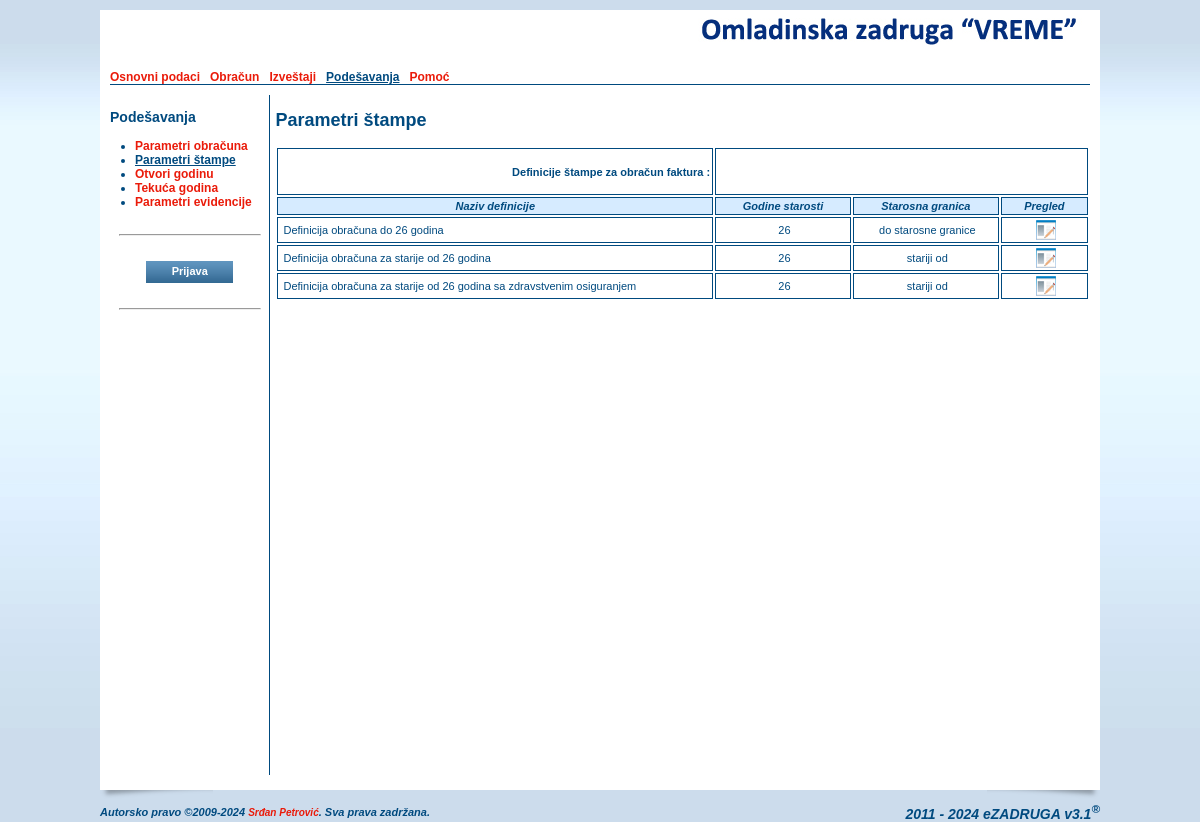
The app's page /parametarstampa.php with its own data.
### tables this page shows
CREATE TABLE IF NOT EXISTS `oszcooperative` (
  `ID` smallint(6) NOT NULL AUTO_INCREMENT,
  `name` varchar(255) NOT NULL,
  `short` varchar(50) NOT NULL,
  `shortest` varchar(25) NOT NULL,
  `address` varchar(255) DEFAULT NULL,
  `IDPlace` smallint(6) DEFAULT NULL,
  `phone` varchar(20) DEFAULT NULL,
  `mobile` varchar(20) DEFAULT NULL,
  `fax` varchar(20) DEFAULT NULL,
  `email` varchar(255) DEFAULT NULL,
  `url` varchar(255) DEFAULT NULL,
  `account` varchar(255) DEFAULT NULL,
  `reference` varchar(255) NOT NULL,
  `pib` varchar(20) DEFAULT NULL,
  `idnumber` varchar(20) DEFAULT NULL,
  `activity` varchar(20) NOT NULL,
  `currentyear` varchar(4) NOT NULL,
  `contracthours` tinyint(4) NOT NULL DEFAULT '0',
  `memberhours` tinyint(4) NOT NULL DEFAULT '0',
  `headimage` varchar(255) DEFAULT NULL,
  `pdfimage` varchar(255) DEFAULT NULL,
  PRIMARY KEY (`ID`),
  KEY `name` (`name`),
  KEY `IDPlace` (`IDPlace`)
);

CREATE TABLE IF NOT EXISTS `oszmenu` (
  `ID` smallint(6) NOT NULL AUTO_INCREMENT,
  `title` varchar(70) NOT NULL,
  `link` varchar(255) NOT NULL,
  `root` smallint(6) NOT NULL DEFAULT '0',
  `sort` tinyint(4) DEFAULT NULL,
  `sub_item` tinyint(4) NOT NULL DEFAULT '-1',
  `show_admin` tinyint(4) NOT NULL DEFAULT '0',
  PRIMARY KEY (`ID`),
  KEY `title` (`title`),
  KEY `root` (`root`),
  KEY `link` (`link`)
);

CREATE TABLE IF NOT EXISTS `oszinvoicerule` (
  `ID` int(11) NOT NULL AUTO_INCREMENT,
  `name` varchar(255) NOT NULL,
  `age` tinyint(4) NOT NULL,
  `agerule` varchar(2) NOT NULL,
  PRIMARY KEY (`ID`)
);

### include/c_session.php (called while the page is built, shortened)
<?php
class c_Session {
  public function _getTimeScale() {
    if (isset($_SESSION['_OSZ_TimeScale']))
      return (int) $_SESSION['_OSZ_TimeScale'];
    else {
      $query = mysql_query("SELECT * FROM OSZCooperative") or die(mysql_error());
      return (int) $_SESSION['_OSZ_TimeScale'];
    }
  }
}
?>

### parametarstampa.php (the view)
<?php
include_once('./header.php');
?>
              <h2><?=$GLOBALS["sectiontitle"];?></h2>
              <table cellpadding="2" cellspacing="2" border="0" class="table_browse" width="100%">
                <tr>
                  <td align="right"><h4>Definicije štampe za obračun faktura : </h4></td>
                  <td colspan="3">&nbsp;</td>
                </tr>
                <tr>
                  <th>Naziv definicije</th>
                  <th>Godine starosti</th>
                  <th>Starosna granica</th>
                  <th>Pregled</th>
                </tr>
<?
$query = mysql_query("SELECT * FROM oszinvoicerule") or die(mysql_error());
while ($res = mysql_fetch_array($query)) {
  $rules[] = array(
    "ID"      => $res["ID"],
    "name"    => $res["name"],
    "age"     => $res["age"],
    "agerule" => $res["agerule"]
  );
}
for ($i=0; $i < count($rules); $i++) {
  $res = $rules[$i];
 ?>
                <tr>
                  <td><?=$res["name"];?></td>
                  <td align="center"><?=$res["age"];?></td>
                  <td align="center"><?=$GLOBALS["invoicerule"][$res["agerule"]];?></td>
                  <td align="center"><a href="./parametarstampaunos.php?id=<?=$res["ID"];?>"><img src="./images/form/edit.jpg" alt="<?=$_LANG["sr"]["EDIT"];?>" title="<?=$_LANG["sr"]["EDIT"];?>" /></a></td>
                </tr>
<? } ?>
              </table>
<?php
include_once('./footer.php');
?>

### header.php (shortened to what this page needs)
<?php
require_once('./include/c_session.php');
require_once('./lang/sr.php');
if (!isset($_session))
{
  $_session = new c_Session;
}
$_esettings = $_session->_getSettings();
if (count($_esettings) == 0) {
  $query = mysql_query("select * from esettings where ID > 0 LIMIT 1") or die(mysql_error());
  $_esettings = mysql_fetch_array($query);
}
$_oszcooperative = $_session->_getCooperative();
if (count($_oszcooperative) == 0) {
  $query = mysql_query("select * from oszcooperative where ID > 0 LIMIT 1") or die(mysql_error());
  $_oszcooperative = mysql_fetch_array($query);
}
$_timescale   = $_session->_getTimeScale();
$forSelf = explode("/", $_SERVER['PHP_SELF']);
$_self   = $forSelf[count($forSelf)-1];
$_menu   = array();
$_root   = 0;
$_father = 0;
$_this   = 0;
$_index  = false;
$query = mysql_query("SELECT * FROM oszmenu ORDER BY root, sort") or die(mysql_error());
while ($res = mysql_fetch_array($query)) {
  if ($_self == trim($res['link'])) {
    $_this    = $res['ID'];
    $_father  = $res['root'];
  }
  if ($res['root'] > 0) {
    foreach($_menu[0] as $key => $menu) {
      if ($key == $res['root']) {
        $_menu[0][$key]['submenu'][$res['ID']] = array(
        "ID"        => $res['ID'],
        "title"     => $res['title'],
        "link"      => $res['link'],
        "root"      => $res['root'],
        "sort"      => $res['sort'],
        "sub_item"  => $res['sub_item'],
        "show_admin"=> $res['show_admin']
        );
      }
    }
  } else {
    $_menu[0][$res['ID']] = array(
      "ID"    => $res['ID'],
      "title" => $res['title'],
      "link"  => $res['link'],
      "root"  => $res['root'],
      "sort"      => $res['sort'],
      "sub_item"  => $res['sub_item'],
      "show_admin"=> $res['show_admin']
    );
  }
}
?>
<!DOCTYPE html PUBLIC "-//W3C//DTD XHTML 1.0 Transitional//EN" "http://www.w3.org/TR/xhtml1/DTD/xhtml1-transitional.dtd">
<html xmlns="http://www.w3.org/1999/xhtml" >
  <head>
    <link href="./css/style.css" rel="stylesheet" type="text/css">
    <link href="./css/calendar.css" rel="stylesheet" type="text/css">
  </head>
<?php
if (isset($preload_image) && is_array($preload_image)) {
  $strOnLoad = "javascript:MM_preloadImages(";
  $start = true;
  foreach($preload_image as $_image) {
    if ($start)
    {
      $start = false;
      $strOnLoad .= "'". $_image."'";
    } else $strOnLoad .= ",'". $_image."'";
  }
?>
  <body OnLoad="<?=$strOnLoad;?>">
<?php
} else {
?>
  <body>
<?php
}
?>
    <div class="main_content_location" align="center" valign="top">
      <table cellpadding="0" cellspacing="0" border="0">
        <tr>
          <td colspan="2" valign="top">
            <table cellpadding="0" cellspacing="0" border="0" class="content_all">
              <tr>
                <td class="content_all_left"><img src="./images/1px.gif" /></td>
                <td class="content_main" valign="top">
                    <table cellpadding="0" cellspacing="0" border="0" class="content_main">
                      <tr>
                        <td>
                          <table cellpadding="0" cellspacing="0" border="0" class="header">
                            <tr>
                              <td align="left" class="header_left">
                              </td>
                              <td align="right" valign="top" class="header_right">
                                <a href="./index.php">
<?php if (isset($_esettings["custom_head"]) && $_esettings["custom_head"] && isset($_oszcooperative["headimage"]) && file_exists($_oszcooperative["headimage"])) { ?>
                                  <img src="<?=$_oszcooperative["headimage"];?>" alt="<?=$_LANG["sr"]["MAIN_IMAGE_ALT"];?>" title="<?=$_LANG["sr"]["MAIN_IMAGE_ALT"];?>" />
<?php } else { ?>
                                  <img src="./images/ezadruga_logo.png" alt="<?=$_LANG["sr"]["MAIN_IMAGE_ALT"];?>" title="<?=$_LANG["sr"]["MAIN_IMAGE_ALT"];?>" />
<?php } ?>
                                </a>
                              </td>
                            </tr>
                            <tr>
                              <td class="main_menu" colspan="2">
<?
  foreach ($_menu[0] as $key => $menu) {
    if (intval($menu["sort"]) > 0) {
      if ($key == $_father || $key == $_root){
        if ($_menu[0][$key]["show_admin"] && $GLOBALS["admin"]) {
?>
                                <a href="./<?=$_menu[0][$key]["link"];?>" class="main_menu_selected"><?=$_menu[0][$key]["title"];?></a> &nbsp;
<?
        } else {
?>
                                <a href="./<?=$_menu[0][$key]["link"];?>" class="main_menu_selected"><?=$_menu[0][$key]["title"];?></a> &nbsp;
<?
        }
      } else {
        if ($_menu[0][$key]["show_admin"] && $GLOBALS["admin"]) {
?>
                                <a href="./<?=$_menu[0][$key]["link"];?>"><?=$_menu[0][$key]["title"];?></a> &nbsp;
<?
        } else {
?>
                                <a href="./<?=$_menu[0][$key]["link"];?>"><?=$_menu[0][$key]["title"];?></a> &nbsp;
<?
        }
      }
    }
  }
?>
                              </td>
                          </table>
                        </td>
                      </tr>
                      <tr>
                        <td valign="top">
                          <table cellpadding="0" cellspacing="0" border="0" class="main_content">
                            <tr>
                              <td class="left_menu" valign="top">
<?php
if (!$_index) {
?>
                                <h3><?=$GLOBALS["menutitle"];?></h3>
                                <ul>
<?php
  $sub_item = -1;
  if ($_root > 0) {
    foreach($_menu[0][$_root]['submenu'] as $key => $menu) {
      if (intval($_menu[0][$_root]['submenu'][$key]["sub_item"]) > 0 && $_this == $key) $sub_item = intval($_menu[0][$_root]['submenu'][$key]["sub_item"]);
      if (intval($_menu[0][$_root]['submenu'][$key]["sort"]) > 0)
      {
        if ($key == $_father || $key == $sub_item) {
          if ($_menu[0][$_root]['submenu'][$key]["show_admin"] && $GLOBALS["admin"]) {
?>
                                  <li><a href="<?=$_menu[0][$_root]['submenu'][$key]["link"];?>" class="main_menu_selected"><?=$_menu[0][$_root]['submenu'][$key]["title"];?></a></li>
<?
          } elseif (!$_menu[0][$_root]['submenu'][$key]["show_admin"]) {
?>
                                  <li><a href="<?=$_menu[0][$_root]['submenu'][$key]["link"];?>" class="main_menu_selected"><?=$_menu[0][$_root]['submenu'][$key]["title"];?></a></li>
<?php
          }
        } else {
          if ($_menu[0][$_root]['submenu'][$key]["show_admin"] && $GLOBALS["admin"]) {
?>
                                  <li><a href="<?=$_menu[0][$_root]['submenu'][$key]["link"];?>"><?=$_menu[0][$_root]['submenu'][$key]["title"];?></a></li>
<?
          } elseif (!$_menu[0][$_root]['submenu'][$key]["show_admin"]) {
?>
                                  <li><a href="<?=$_menu[0][$_root]['submenu'][$key]["link"];?>"><?=$_menu[0][$_root]['submenu'][$key]["title"];?></a></li>
<?php
          }
        }
      }
    }
  } else {
    if ($_father > 0) {
      foreach($_menu[0][$_father]['submenu'] as $key => $menu) {
        if (intval($_menu[0][$_father]['submenu'][$key]["sort"]) > 0)
        {
          if ($key == $_this || $key == $sub_item) {
            if ($_menu[0][$_father]['submenu'][$key]["show_admin"] && $GLOBALS["admin"]) {
?>
                                  <li><a href="<?=$_menu[0][$_father]['submenu'][$key]["link"];?>" class="main_menu_selected"><?=$_menu[0][$_father]['submenu'][$key]["title"];?></a></li>
<?
          } elseif (!$_menu[0][$_father]['submenu'][$key]["show_admin"]) {
?>
                                  <li><a href="<?=$_menu[0][$_father]['submenu'][$key]["link"];?>" class="main_menu_selected"><?=$_menu[0][$_father]['submenu'][$key]["title"];?></a></li>
<?
            }
          } else {
            if ($_menu[0][$_father]['submenu'][$key]["show_admin"] && $GLOBALS["admin"]) {
?>
                                  <li><a href="<?=$_menu[0][$_father]['submenu'][$key]["link"];?>"><?=$_menu[0][$_father]['submenu'][$key]["title"];?></a></li>
<?
          } elseif (!$_menu[0][$_father]['submenu'][$key]["show_admin"]) {
?>
                                  <li><a href="<?=$_menu[0][$_father]['submenu'][$key]["link"];?>"><?=$_menu[0][$_father]['submenu'][$key]["title"];?></a></li>
<?
            }
          }
        }
      }
    }
  }
?>
                                </ul>
<?
} else {
?>
<?php
}
?>
                                <hr style="margin-top:25px;margin-bottom:25px;width:140px;"/>
                                <div align="center">
<?php if (!$GLOBALS["admin"]) { ?>
                                  <form name="frmLogin" action="./login.php" method="POST">
                                    <input type="submit" name="login" id="login" class="btn" value=" &nbsp; &nbsp; Prijava &nbsp; &nbsp; " />
                                  </form>
<?php } ?>
                                </div>
                                <hr style="margin-top:25px;width:140px;" />
                              </td>
                              <td style="width:830px;padding-left:5px;" valign="top">

### css/style.css (style rules this page uses)
body { margin: 0px; padding: 0px; background-color:#ccdcec; background-image:url(bg.jpg); background-repeat:repeat-x; font-family:Arial, Tahoma, Georgia; font-size:12px; color:#004A7F; }
a { font-size:12px; color:#ea1b0a; text-decoration:none; font-weight: bold; }
ul { padding-left:0px; margin-left:25px; }
table { text-align: left; font-size:12px; }
img { border-top: 0px none; border-left: 0px none; border-right: 0px none; border-bottom: 0px none; }
.header { width: 980px; height: 60px; }
.header_left { width: 390px; height: 60px; }
.header_right { width: 590px; height: 60px; }
.main_content_location { padding-top: 10px; }
.content_all { margin: 0px; padding: 0px; background-color:#FFFFFF; width:1000px; }
.content_all_left { background-color:#FFFFFF; width:10px; }
.content_main { width: 980px; background-color:#FFFFFF; font-size:12px; }
.main_content { width: 980px; height:680px; background-color:#FFFFFF; font-size:12px; margin-top:10px; }
.main_menu { border-bottom: 1px solid #004A7F; }
.main_menu_selected { font-size:12px; color:#004A7F; text-decoration:underline; font-weight: bold; }
.left_menu { width:160px; border-right: 1px solid #004A7F; }
.table_browse { font-size:11px; }
.table_browse th { font-weight: bold; text-align: left; font-style: italic; background-color: #D6EBFF; border-top: 1px solid #004A7F; border-left: 1px solid #004A7F; border-right: 1px solid #004A7F; border-bottom: 1px solid #004A7F; }
.table_browse td { border-top: 1px solid #004A7F; border-left: 1px solid #004A7F; border-right: 1px solid #004A7F; border-bottom: 1px solid #004A7F; padding-left: 5px; }
.table_browse th { font-weight: bold; font-style: italic; text-align: center; background-color: #D6EBFF; border-top: 1px solid #004A7F; border-left: 1px solid #004A7F; border-right: 1px solid #004A7F; border-bottom: 1px solid #004A7F; padding-left: 15px; padding-right: 15px; }
.btn { height:22px; border:none; background-color:#004A7F; background-image:url(btn.jpg); background-repeat:repeat-x; color:#FFFFFF; font-size:11px; cursor:pointer; font-weight:bold; padding:0px 10px 2px 10px; }

### records on screen
oszcooperative: headimage (picture)
oszmenu: title "Osnovni podaci"
oszmenu: title "Obračun"
oszmenu: title "Izveštaji"
oszmenu: title "Podešavanja"
oszmenu: title "Pomoć"
oszmenu: title "Parametri obračuna"
oszmenu: title "Parametri štampe"
oszmenu: title "Otvori godinu"
oszmenu: title "Tekuća godina"
oszmenu: title "Parametri evidencije"
oszinvoicerule: name "Definicija obračuna do 26 godina", age "26", agerule "do starosne granice"
oszinvoicerule: name "Definicija obračuna za starije od 26 godina", age "26", agerule "stariji od"
oszinvoicerule: name "Definicija obračuna za starije od 26 godina sa zdravstvenim osiguranjem", age "26", agerule "stariji od"

### other values on screen
$GLOBALS["menutitle"] "Podešavanja"
$GLOBALS["sectiontitle"] "Parametri štampe"
$GLOBALS["version"] "3.1"
